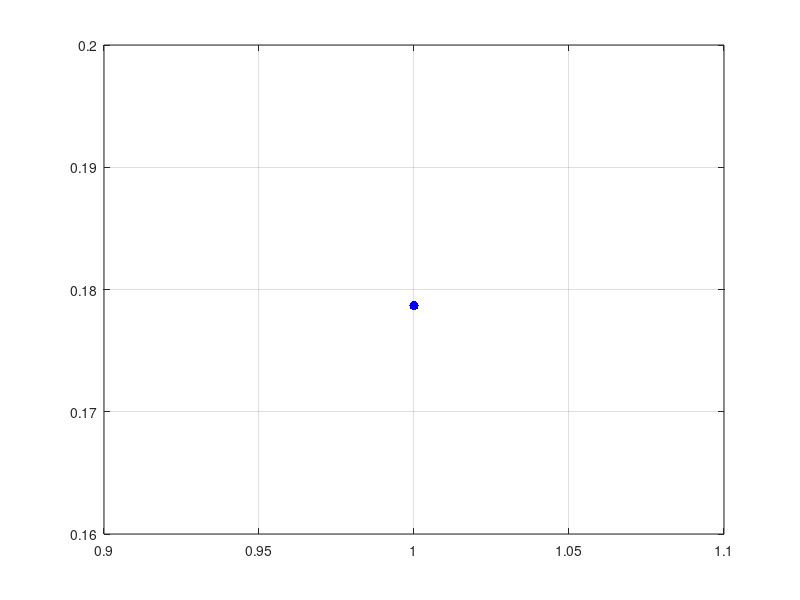

The MATLAB source for this figure: (Note: this script raises an error after producing the figure.)
n = 5;
alfa = [0 0.15 0.25 0.5 0.75 0.85 1]; % 0, 0.25, 0.5, 0.75, 0.85, 1
Jn = zeros(n,n)+1;
PG = [0   1/2 1/2  0   0;
      0    0   0   1   0;
      0   1/3  0  1/3 1/3;
      1    0   0   0   0;
      1/5 1/5 1/5 1/5 1/5;];
colors = ['b' 'g' 'y' 'r' 'k' 'm' 'c']
for a = 1:7
    MG = (1-alfa(a))*PG + alfa(a)*1/n*Jn;
    PI_i = zeros(1,n)+1/n;
    %blad = sum(abs(PI_i-PI_i*MG)); %% 11n ODKOMENTOWAC MOZE JEDNAK %%
    %plot(0,blad,'.','MarkerSize',20,'MarkerEdgeColor',colors(a)); hold on; grid on
    %disp("PI_0:")
    %disp(PI_i)
    for i=1:25
        PI_i = PI_i * MG;
       % disp("PI_" + i + ":")
      %  disp(PI_i)
        blad = sum(abs(PI_i-PI_i*MG));
        plot(i,blad,'.','MarkerSize',20,'MarkerEdgeColor',colors(a)); hold on; grid on
        legend("alfa = " + alfa(a))
        %title("alfa = " + alfa(a))
        xlabel('i')
        ylabel('Błąd (|PI_i-PI_i*MG|)')
    end
end
%'MarkerEdgeColor','b'